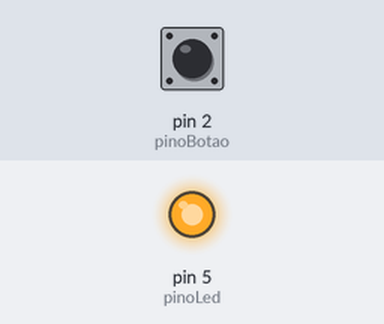
Bench run of a sketch on a simulated Arduino Uno, built with avr-gcc and run on an emulated ATmega328P. On the bench: output pins drawn as LEDs (lit = HIGH). Dashed ring = blinking. The inputs (shaded band) are chosen by the test bench; at power-on: pin 2 (pinoBotao) HIGH.

Above: at 1.2 s.
1.3 s: pin 2 (pinoBotao) pulled LOW for 0.15 s
At 1.8 s:
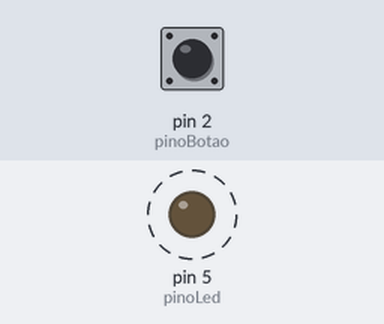
4.4 s: pin 2 (pinoBotao) pulled LOW for 1 s
At 5.3 s:
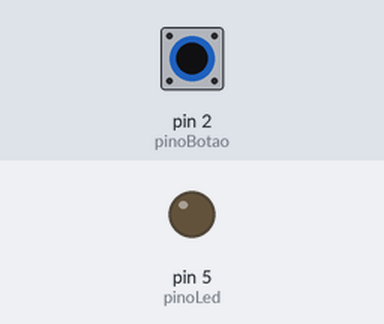
6.9 s: pin 2 (pinoBotao) pulled LOW for 3.2 s
At 8.4 s:
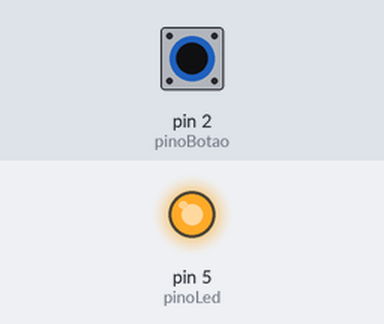
Timing chart, 0 to 9.9 s (numbered marks = the images above; inputs shaded):
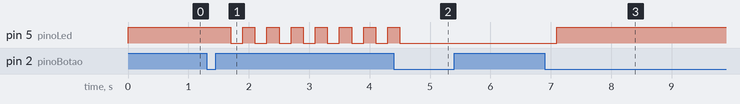

The sketch:

Interruptor_alternado.ino
```cpp
#define pinoBotao 2
#define pinoLed 5

enum EstadoLED { ACESO, PISCANDO_RAPIDO, PARADO };
EstadoLED estadoAtual = ACESO;

void setup() {
  pinMode(pinoBotao, INPUT_PULLUP);
  pinMode(pinoLed, OUTPUT);
  digitalWrite(pinoLed, LOW);
}

void loop() {
  static int lastButtonState = HIGH;
  int buttonState = digitalRead(pinoBotao);

  if (lastButtonState == HIGH && buttonState == LOW) {
    estadoAtual = static_cast<EstadoLED>((estadoAtual + 1) % 3);
    delay(200);
  }

  lastButtonState = buttonState;

  switch (estadoAtual) {
    case ACESO:
      digitalWrite(pinoLed, HIGH);
      break;
    case PISCANDO_RAPIDO:
      digitalWrite(pinoLed, HIGH);
      delay(200);
      digitalWrite(pinoLed, LOW);
      delay(200);
      break;
  }
}
```

Measured:
- after the input at 1.3 s, pin 5 (pinoLed): alternates HIGH for 0.20 s and LOW for 0.20 s, starting after 0.40 s
- after the input at 4.4 s, pin 5 (pinoLed): goes on until 4.5 s, then stays LOW
- after the input at 6.9 s, pin 5 (pinoLed): LOW → HIGH after 0.20 s
